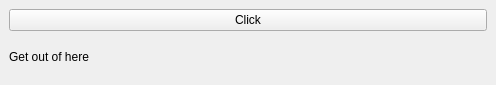
<?xml version="1.0" encoding="UTF-8"?>
<ui version="4.0">
 <class>MainWindow</class>
 <widget class="QMainWindow" name="MainWindow">
  <property name="geometry">
   <rect>
    <x>0</x>
    <y>0</y>
    <width>496</width>
    <height>85</height>
   </rect>
  </property>
  <property name="windowTitle">
   <string>MainWindow</string>
  </property>
  <widget class="QWidget" name="centralwidget">
   <layout class="QVBoxLayout" name="verticalLayout">
    <item>
     <widget class="QPushButton" name="myButton">
      <property name="text">
       <string>Click</string>
      </property>
     </widget>
    </item>
    <item>
     <widget class="QLabel" name="myLabel">
      <property name="text">
       <string>Get out of here</string>
      </property>
     </widget>
    </item>
   </layout>
  </widget>
 </widget>
 <resources/>
 <connections/>
</ui>
